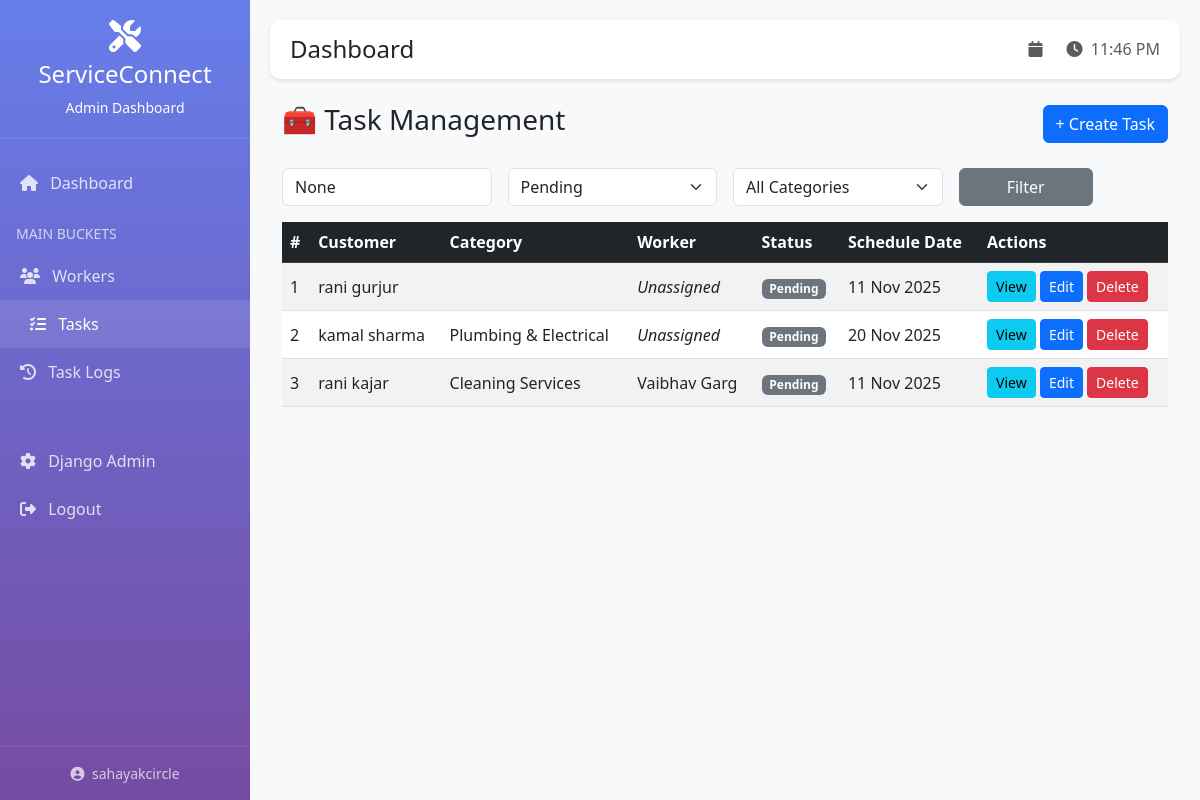
/dashboard/tasks/?status=pending (signed in), run on an earlier commit of the app's database.
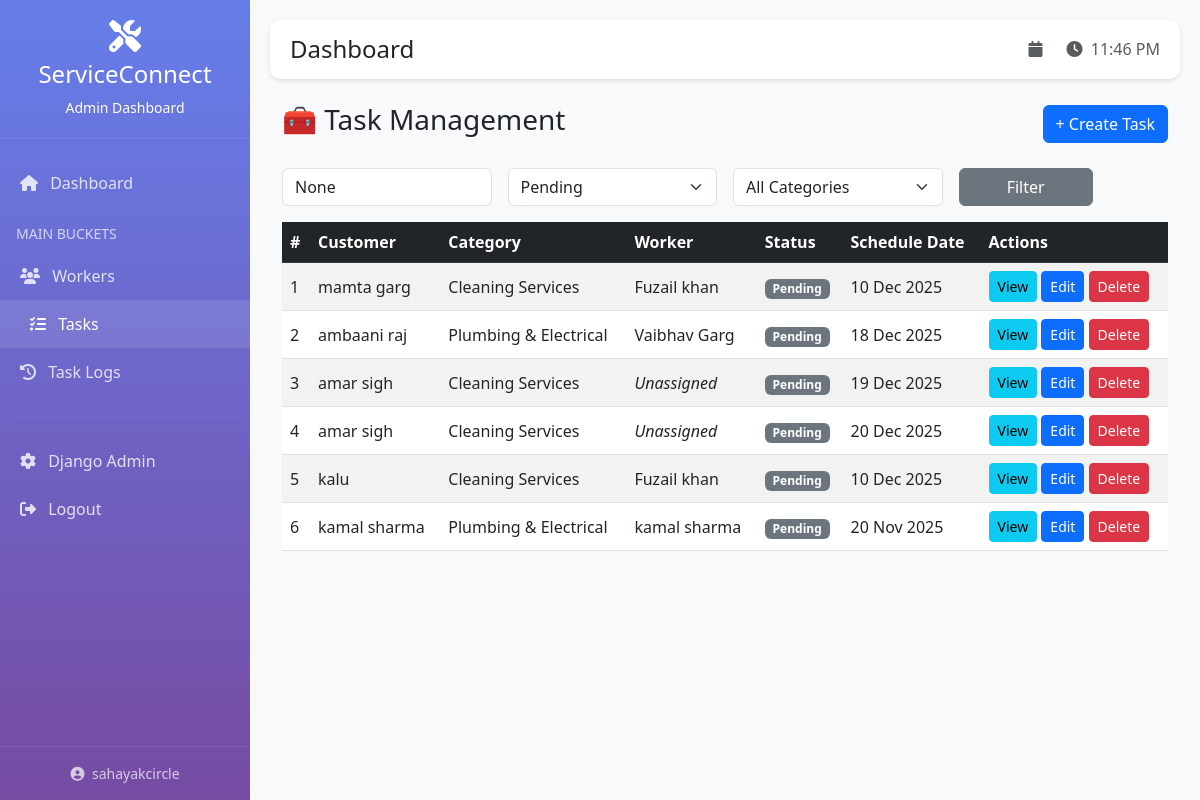
And on a later commit of the database.
### apps/tasks/models.py (models this page shows, shortened)
class Task(models.Model):
    id = models.CharField(
        primary_key=True,
        max_length=25,
        editable=False,
        unique=True
    )
    STATUS_CHOICES = (
        ('pending', 'Pending'),
        ('scheduled', 'Scheduled'),
        ('active', 'Active'),
        ('completed', 'Completed'),
        ('cancelled', 'Cancelled'),
    )
    cust_name = models.CharField(max_length=200)
    cust_phone = models.CharField(max_length=15)
    cust_whatsapp = models.CharField(max_length=15, blank=True, null=True)
    cust_location = models.TextField()
    pincode = models.CharField(max_length=10)
    location = models.ForeignKey(
        Location,
        on_delete=models.SET_NULL,
        null=True,
        blank=True,
        related_name='tasks'
    )
    requirement = models.ForeignKey(
        Requirement,
        on_delete=models.SET_NULL,
        null=True,
        blank=True,
        related_name='tasks'
    )
    category = models.ForeignKey(
        Category,
        on_delete=models.SET_NULL,
        null=True,
        related_name='tasks'
    )
    subcategories = models.ManyToManyField(
        Category,
        blank=True,
        related_name='task_subcategories'
    )
    additional_info = models.TextField(blank=True, null=True)
    task_image = models.ImageField(upload_to='tasks/', blank=True, null=True)
    worker = models.ForeignKey(
        Worker,
        on_delete=models.SET_NULL,
        null=True,
        blank=True,
        related_name='assigned_tasks'
    )
    worker_name = models.CharField(max_length=200, blank=True, null=True)
    worker_phone = models.CharField(max_length=20, blank=True, null=True)
    worker_category = models.CharField(max_length=200, blank=True, null=True)
    schedule_date = models.DateTimeField(null=True, blank=True)
    day_service_done = models.DateField(null=True, blank=True)
    status = models.CharField(max_length=20, choices=STATUS_CHOICES, default='pending')
    payment_received_amt = models.DecimalField(max_digits=10, decimal_places=2, default=0)
    feedback = models.TextField(blank=True, null=True)
    rating = models.DecimalField(max_digits=3, decimal_places=2, null=True, blank=True)
    created_at = models.DateTimeField(auto_now_add=True)
    updated_at = models.DateTimeField(auto_now=True)
    class Meta:
        db_table = 'tasks'
        ordering = ['-created_at']

### apps/categories/models.py (models this page shows, shortened)
class Category(models.Model):
    id = models.CharField(
        primary_key=True,
        max_length=25,
        editable=False,
        unique=True
    )
    name = models.CharField(max_length=200)
    code = models.CharField(max_length=50, unique=True)
    category_type = models.CharField(
        max_length=20,
        choices=(('primary', 'Primary Category'), ('subcategory', 'Subcategory')),
        default='primary'
    )
    priority = models.IntegerField(default=0)
    parent = models.ForeignKey(
        'self',
        on_delete=models.CASCADE,
        null=True,
        blank=True,
        related_name='subcategories',
        limit_choices_to={'category_type': 'primary'}
    )
    created_at = models.DateTimeField(auto_now_add=True)
    updated_at = models.DateTimeField(auto_now=True)
    class Meta:
        db_table = 'categories'
        ordering = ['priority', 'name']

### apps/workers/models.py (models this page shows, shortened)
class Worker(models.Model):
    id = models.CharField(
        primary_key=True,
        max_length=25,     # safe for 20-char IDs
        editable=False,
        unique=True
    )
    VERIFICATION_STATUS = (
        ('verified', 'Verified'),
        ('rejected', 'Rejected'),
        ('under_review', 'Under Review'),
        ('pending', 'Pending'),
    )
    name = models.CharField(max_length=200)
    phone = models.CharField(max_length=15)
    whatsapp_no = models.CharField(max_length=15, blank=True, null=True)
    age = models.IntegerField(blank=True, null=True)
    aadhar_no = models.CharField(max_length=12, unique=True, blank=True, null=True)
    primary_category = models.ForeignKey(
        Category,
        on_delete=models.SET_NULL,
        null=True,
        related_name='primary_workers'
    )
    secondary_categories = models.ManyToManyField(
        Category,
        blank=True,
        related_name='secondary_workers'
    )
    location = models.ForeignKey(
        Location,
        on_delete=models.SET_NULL,
        null=True,
        blank=True
    )
    geo_location_link = models.URLField(blank=True, null=True)
    last_working_at = models.DateTimeField(blank=True, null=True)
    task_id_lst = models.TextField(blank=True, null=True)
    busy_dates = models.TextField(blank=True, null=True)
    ranking_score = models.DecimalField(max_digits=5, decimal_places=2, default=0)
    verification_status = models.CharField(
        max_length=20,
        choices=VERIFICATION_STATUS,
        default='pending'
    )
    aadhar_img_front = models.ImageField(upload_to='workers/aadhar/', blank=True, null=True)
    aadhar_img_back = models.ImageField(upload_to='workers/aadhar/', blank=True, null=True)
    selfie_img = models.ImageField(upload_to='workers/selfies/', blank=True, null=True)
    created_at = models.DateTimeField(auto_now_add=True)
    updated_at = models.DateTimeField(auto_now=True)
    class Meta:
        db_table = 'workers'
        ordering = ['-ranking_score', 'name']

### apps/dashboard/views.py (the view)
# urls.py: path("tasks/", views.task_list, name="task_list"),
@login_required(login_url='dashboard:login')
def task_list(request):
    tasks = Task.objects.all().select_related('category', 'worker')
    status = request.GET.get('status')
    category = request.GET.get('category')
    search = request.GET.get('search')
    date_from = request.GET.get('date_from')
    date_to = request.GET.get('date_to')
    if status:
        tasks = tasks.filter(status=status)
    if category:
        tasks = tasks.filter(category_id=category)
    if search:
        tasks = tasks.filter(
            Q(cust_name__icontains=search) |
            Q(cust_phone__icontains=search)
        )
    if date_from:
        tasks = tasks.filter(schedule_date__gte=date_from)
    if date_to:
        tasks = tasks.filter(schedule_date__lte=date_to)
    tasks = tasks.order_by('-created_at')
    categories = Category.objects.filter(category_type='primary')
    context = {
        'tasks': tasks,
        'categories': categories,
        'selected_status': status,
        'selected_category': category,
        'search_query': search,
    }
    return render(request, 'dashboard/task_list.html', context)

### templates/dashboard/task_list.html (shortened to what this page needs)
{% extends 'dashboard/base.html' %}
{% block content %}
<div class="container mt-4">
  <div class="d-flex justify-content-between align-items-center mb-4">
    <h3>🧰 Task Management</h3>
    <button class="btn btn-primary" data-bs-toggle="modal" data-bs-target="#createTaskModal">
      + Create Task
    </button>
  </div>
  <form method="get" class="row g-3 mb-3">
    <div class="col-md-3">
      <input type="text" name="search" class="form-control" value="{{ search_query }}" placeholder="Search by name or phone">
    </div>
    <div class="col-md-3">
      <select name="status" class="form-select">
        <option value="pending" {% if selected_status == 'pending' %}selected{% endif %}>Pending</option>
      </select>
    </div>
    <div class="col-md-3">
      <select name="category" class="form-select">
        <option value="">All Categories</option>
      </select>
    </div>
    <div class="col-md-2"><button class="btn btn-secondary w-100">Filter</button></div>
  </form>
  <table class="table table-striped table-hover align-middle">
    <thead class="table-dark">
      <tr>
        <th>#</th>
        <th>Customer</th>
        <th>Category</th>
        <th>Worker</th>
        <th>Status</th>
        <th>Schedule Date</th>
        <th>Actions</th>
      </tr>
    </thead>
    <tbody>
      {% for t in tasks %}
      <tr>
        <td>{{ forloop.counter }}</td>
        <td>{{ t.cust_name }}<br></td>
        <td>{{ t.category.name }}</td>
        <td>{% if t.worker %}{{ t.worker.name }}{% else %}<em>Unassigned</em>{% endif %}</td>
        <td>
          <span class="badge {% if t.status == 'completed' %}bg-success{% elif t.status == 'active' %}bg-warning{% else %}bg-secondary{% endif %}">
            {{ t.status|title }}
          </span>
        </td>
        <td>{{ t.schedule_date|date:"d M Y" }}</td>
        <td>
        <a href="{% url 'dashboard:task_detail' t.id %}" class="btn btn-sm btn-info">View</a>
        <button class="btn btn-sm btn-primary" onclick="openEditTaskModal('{{ t.id }}')">
          Edit
        </button>
        <button class="btn btn-sm btn-danger" onclick="confirmDelete('{{ t.id }}')">
          Delete
        </button>
      </td>
      </tr>
      {% empty %}
      <tr><td colspan="7" class="text-center">No tasks found.</td></tr>
      {% endfor %}
    </tbody>
  </table>
</div>
{% endblock %}

### templates/dashboard/base.html (shortened to what this page needs)
<!DOCTYPE html>
<html lang="en">
<head>
    <link href="https://cdn.jsdelivr.net/npm/bootstrap@5.3.0/dist/css/bootstrap.min.css" rel="stylesheet">
    <link rel="stylesheet" href="https://cdnjs.cloudflare.com/ajax/libs/font-awesome/6.4.0/css/all.min.css">
</head>
<body>
    <div class="sidebar">
        <div class="sidebar-header text-center">
            <i class="fas fa-tools fa-2x mb-2"></i>
            <h4>ServiceConnect</h4>
            <p class="mb-0 small">Admin Dashboard</p>
        </div>
        <div class="sidebar-menu">
            <a href="{% url 'dashboard:home' %}" class="{% if request.resolver_match.url_name == 'home' %}active{% endif %}">
                <i class="fas fa-home me-2"></i> Dashboard
            </a>
            <div class="px-3 pt-3 pb-2 text-uppercase small" style="opacity: 0.7;">
                Main Buckets
            </div>
            <a href="{% url 'dashboard:worker_list' %}" class="{% if 'worker' in request.resolver_match.url_name %}active{% endif %}">
                <i class="fas fa-users me-2"></i> Workers
            </a>
            <a href="{% url 'dashboard:task_list' %}" class="{% if 'task' in request.resolver_match.url_name %}active{% endif %}">
                <i class="fas fa-tasks me-2"></i> Tasks
            </a>
            <a href="{% url 'dashboard:task_log_history' %}" class="{% if 'log' in request.resolver_match.url_name %}active{% endif %}">
                <i class="fas fa-history me-2"></i> Task Logs
            </a>
            <hr style="border-color: rgba(255,255,255,0.1); margin: 20px 10px;">
            <a href="/{{ ADMIN_URL }}" target="_blank">
                <i class="fas fa-cog me-2"></i> Django Admin
            </a>
            <a href="{% url 'dashboard:logout' %}">
                <i class="fas fa-sign-out-alt me-2"></i> Logout
            </a>
        </div>
        <div class="px-3 py-3 border-top" style="border-color: rgba(255,255,255,0.1) !important; position: absolute; bottom: 0; width: 100%;">
            <small class="d-block text-center" style="opacity: 0.7;">
                <i class="fas fa-user-circle me-1"></i> {{ user.username }}
            </small>
        </div>
    </div>
    <div class="main-content">
        <div class="top-bar">
            <div>
                <h4 class="mb-0">{% block page_title %}Dashboard{% endblock %}</h4>
            </div>
            <div>
                <span class="text-muted me-3">
                    <i class="fas fa-calendar me-1"></i> {{ today|date:"d M Y" }}
                </span>
                <span class="text-muted">
                    <i class="fas fa-clock me-1"></i> <span id="current-time"></span>
                </span>
            </div>
        </div>
        {% block content %}{% endblock %}
    </div>
</body>
</html>

### templates/dashboard/base.html (style rules this page uses)
:root { --primary-color: #667eea; --secondary-color: #764ba2; --sidebar-width: 250px; }
body { font-family: 'Segoe UI', Tahoma, Geneva, Verdana, sans-serif; background: #f8f9fa; }
.sidebar { position: fixed; top: 0; left: 0; height: 100vh; width: var(--sidebar-width); background: linear-gradient(180deg, #667eea 0%, #764ba2 100%); color: white; overflow-y: auto; z-index: 1000; }
.sidebar-header { padding: 20px; border-bottom: 1px solid rgba(255,255,255,0.1); }
.sidebar-menu { padding: 20px 0; }
.sidebar-menu a { display: block; padding: 12px 20px; color: rgba(255,255,255,0.8); text-decoration: none; transition: all 0.3s; }
.sidebar-menu a:hover, .sidebar-menu a.active { background: rgba(255,255,255,0.1); color: white; padding-left: 30px; }
.main-content { margin-left: var(--sidebar-width); padding: 20px; }
.top-bar { background: white; padding: 15px 20px; border-radius: 10px; box-shadow: 0 2px 4px rgba(0,0,0,0.1); margin-bottom: 20px; display: flex; justify-content: space-between; align-items: center; }

What changed in the data, as far as the page shows it:
removed Task: cust_name "rani gurjur", shows "Unassigned", status "Pending", schedule_date "11 Nov 2025"
removed Task: cust_name "rani kajar", category.name "Cleaning Services", worker.name "Vaibhav Garg", status "Pending", schedule_date "11 Nov 2025"
added Task: cust_name "mamta garg", category.name "Cleaning Services", worker.name "Fuzail khan", status "Pending", schedule_date "10 Dec 2025"
added Task: cust_name "ambaani raj", category.name "Plumbing & Electrical", worker.name "Vaibhav Garg", status "Pending", schedule_date "18 Dec 2025"
added Task: cust_name "amar sigh", category.name "Cleaning Services", shows "Unassigned", status "Pending", schedule_date "19 Dec 2025"
added Task: cust_name "amar sigh", category.name "Cleaning Services", shows "Unassigned", status "Pending", schedule_date "20 Dec 2025"
added Task: cust_name "kalu", category.name "Cleaning Services", worker.name "Fuzail khan", status "Pending", schedule_date "10 Dec 2025"
changed Task "kamal sharma": worker.name (not shown) → "kamal sharma"; no longer shows "Unassigned"
